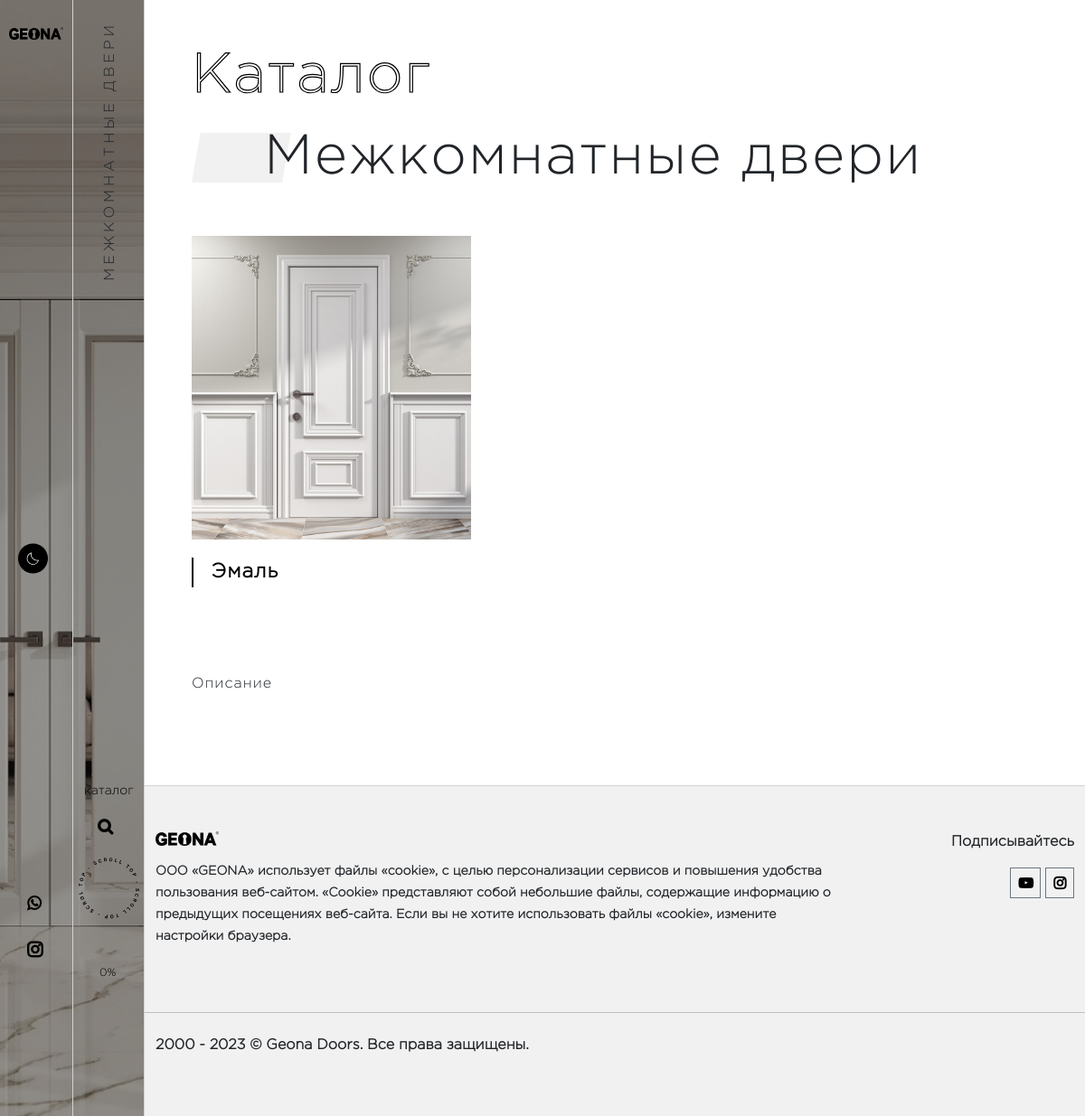
The page /doors/ct1 on the database its author committed.
### doors/models.py (models this page shows, shortened)
class Category(models.Model):
	title = models.CharField(max_length=255)
	image = models.ImageField(upload_to=image_upload_path)
	description = models.TextField(blank=True)

class SubCategory(models.Model):
	category = models.ForeignKey(Category, on_delete=models.CASCADE)
	title = models.CharField(max_length=255)
	image = models.ImageField(upload_to=image_upload_path)
	description = models.TextField(blank=True)

### doors/views.py (the view)
# urls.py: path('doors/ct<int:pk>', category, name='category'),
def category(request, pk):
	category = Category.objects.get(id=pk)
	return render(request, 'doors/category.html', {'category': category})

### doors/templates/doors/category.html (shortened to what this page needs)
{% extends 'index.html' %}
{% block menu-text%}{{ category.title }}{% endblock %}
{% block video %}
	{% block header-img %}
	<div class="header-bg-img"
		style="background-image: linear-gradient( rgba(0,0,0,0.35),rgba(0,0,0,0.35)),
				url('{{ category.image.url }}');">
	</div>
	{% endblock %}
{% endblock %}
{% block conthead %}
	<h1 class="pt-5 ct-catalog"> Каталог</h1>
	<h2 class="mb-5 mt-3 ct-title"><span class="romb">{{ category.title }}</span></h2>
{% endblock %}
{% block content %}
	<div class="row">
{% for subcategory in category.subcategory_set.all %}
<div class="col-12 col-lg-4 col-md-6 mb-5">
	<div class="dtype-card">
		<a href="{% url 'doors:subcategory' subcategory.id %}">
		<img class="dtype-img " src="{{subcategory.image.url}}" >
		<p class="dtype-text fw-bold">{{subcategory.title}}</p>
	</a>
	</div>
</div>
{% endfor %}
	</div>
{% endblock %}
{% block presentation %}
	<div class="col-12" style="margin: 100px 0px">
		{{ category.description }}
	</div>
{% endblock %}

### static/css/styles.css (style rules this page uses)
body { transition: background-color .6s ease; }
.fw-bold { font-weight: bold; }
.header-bg-img { content: ""; background-size: cover; background-position: center center; background-position-x: center; background-position-y: center; background-repeat: no-repeat; background-repeat-x: no-repeat; background-repeat-y: no-repeat; width: 160px; height: 100%; position: fixed; z-index: -1; }
.ct-catalog, .dtype-title { padding-top: 50px; font-size: 62px; letter-spacing: 2px; color: transparent; -webkit-text-stroke: 1.2px black; }
.ct-title { position: relative; font-size: 62px; letter-spacing: 2px; }
.romb { position: relative; padding-left: 80px; }
.romb::before { content: ""; position: absolute; }
.romb::before { transform-origin: bottom left; left: 0; top: 0; width: 100px; height: 100%; background-color: #F1F1F1; z-index: -1; transform: skew(-10deg); }
.dtype-card { position: relative; width: 100%; height: 28vw; min-height: 270px; }
.dtype-img { width: 100%; height: 100%; object-fit: cover; object-position: center; }
.dtype-text { color: black; font-size: 22px; border-left: 2px solid black; padding: 0px 20px; margin-top: 20px; display: inline-block; }

### rows shown on the page
Category: image (picture), title "МЕЖКОМНАТНЫЕ ДВЕРИ", title "Межкомнатные двери", description "Описание"
SubCategory: image (picture), title "Эмаль"
